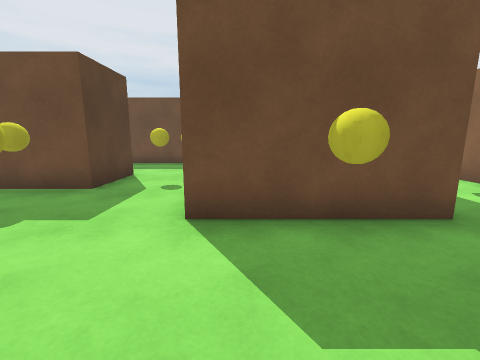
view 1 (above)

24 first-person views from a walk through a scene from a Unity 3-D project. The camera is 1.2 m above the floor, tilts 10° down and sees 90° across. The floor is counted in squares, 1 m on a side. Each view is taken from the middle of a square. On the plan, view 1 faces up. The plan holds only what a view shows up to about 12 squares ahead; the rest is blank. The player character is not drawn. Surface patterns are stand-ins for the level's own textures.

view 2
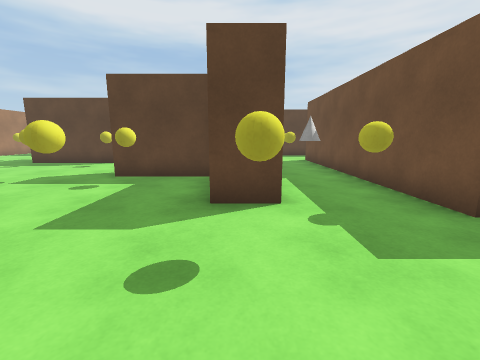

view 3
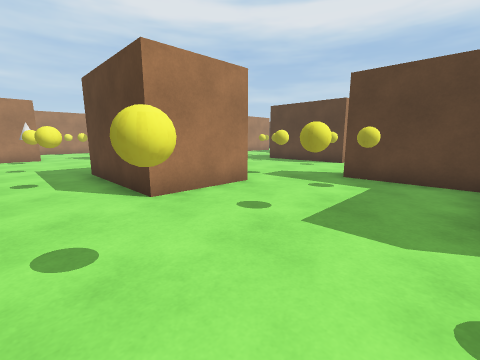

view 4
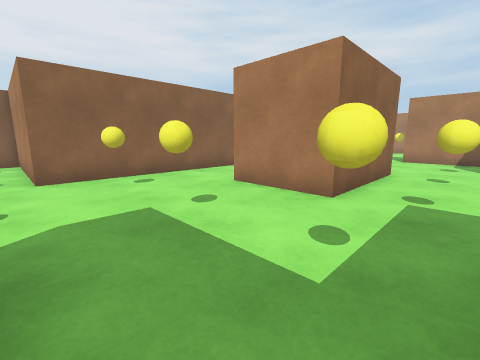

view 5
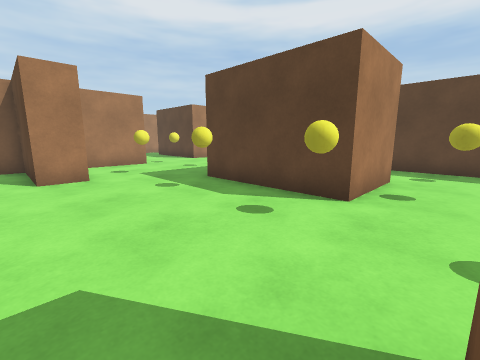

view 6
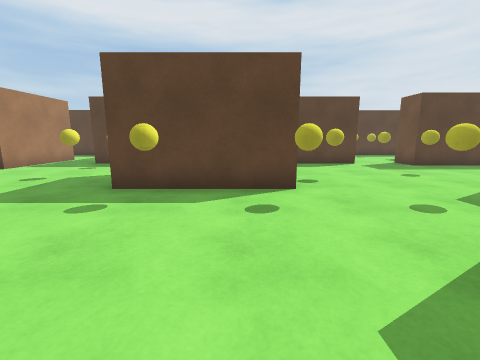

view 7
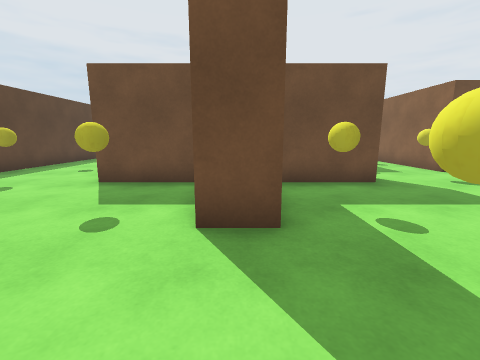

view 8
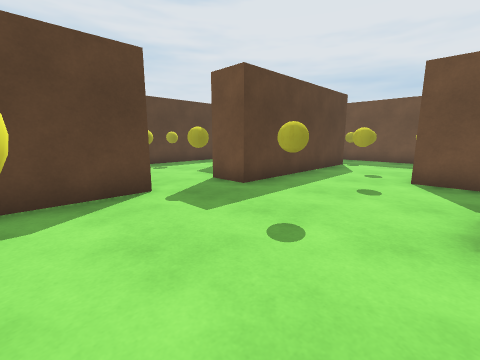

view 9
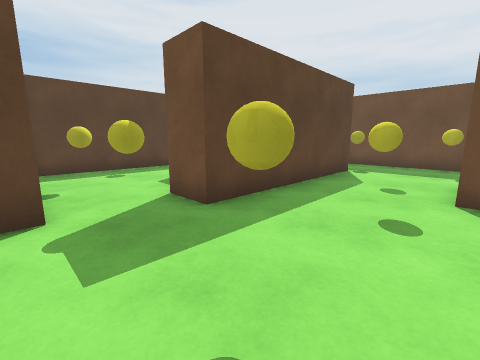

view 10
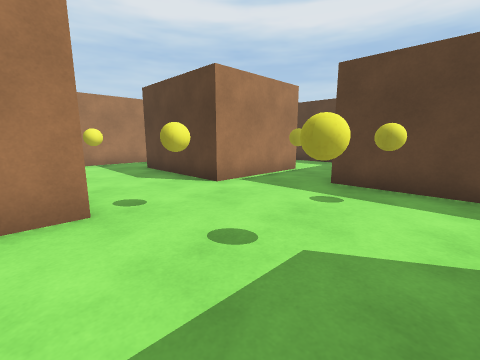

view 11
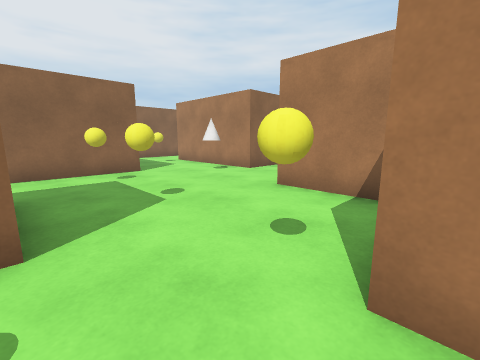

view 12
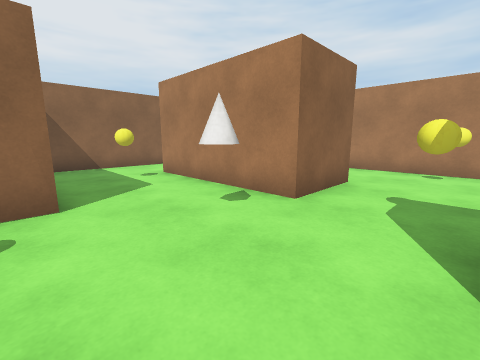

view 13
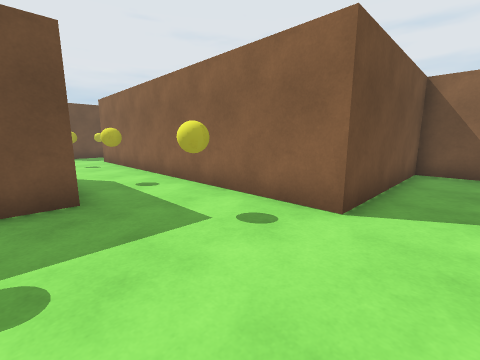

view 14
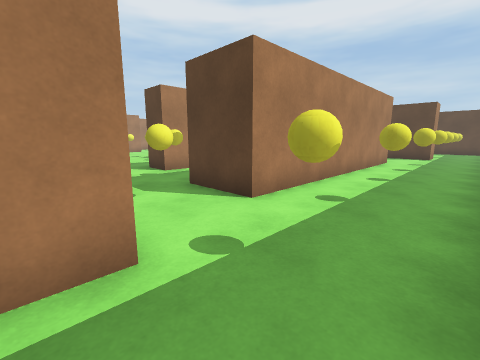

view 15
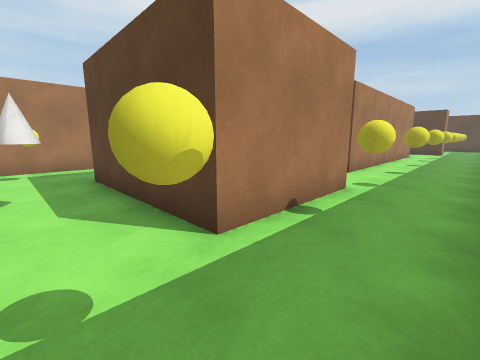

view 16
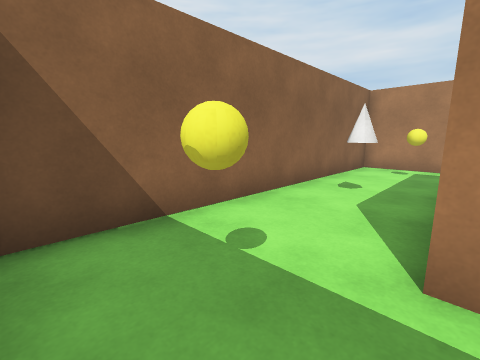

view 17
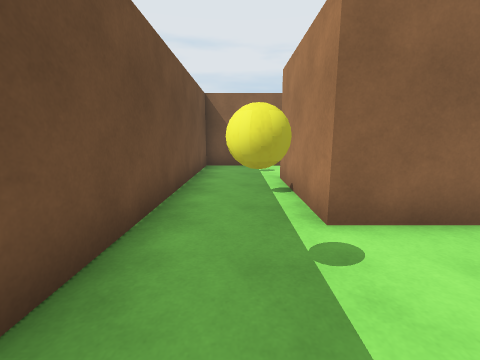

view 18
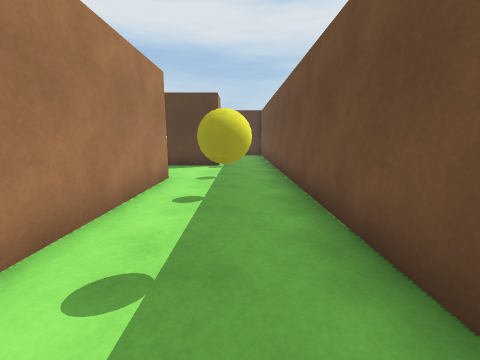

view 19
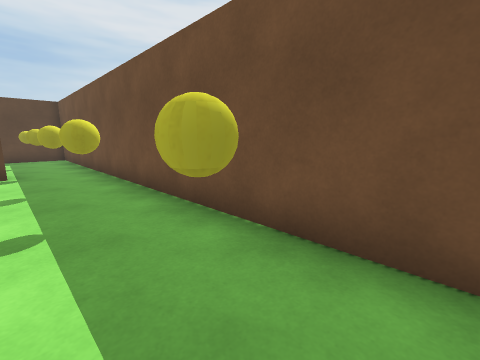

view 20
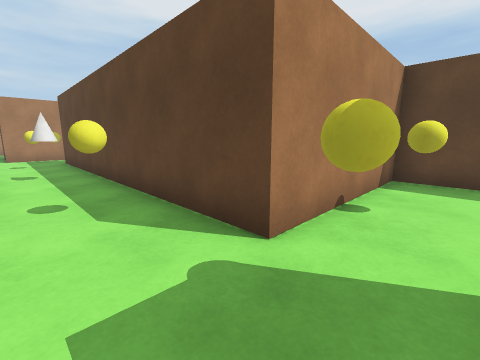

view 21
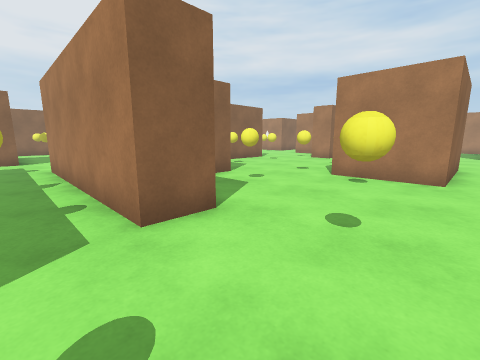

view 22
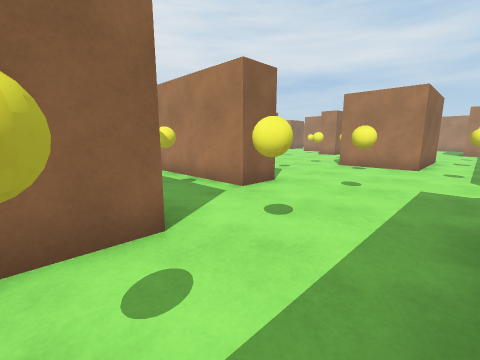

view 23
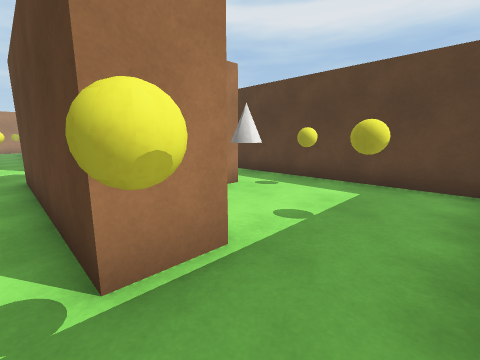

view 24
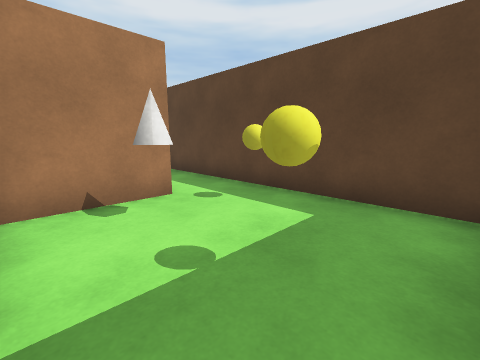

### Floor plan
Points are (right, up) in squares from view 1. A wall is a line through its corners. A room is listed if a view was taken in it or the views show most of it. See-through windows are left out.
Room 1 (views 1, 2, 3, 4, 5, 6, 7, 8, 9, 11, 14, 15, 16, 17, 18, 19, 20, 21, 22, 23, 24)
walls: (-7.5, 1.1) (-7.5, -1.9) (-8.6, -1.9) (-8.6, -1.1); (-9.1, 1.4) (-11.9, 1.4) (-11.9, 2.8) (-4.3, 2.8) (-4.3, 1.4) (-6.9, 1.4); (-0.8, 3.4) (-0.8, 8.8) (3.2, 8.8) (3.2, 3.4) (-0.8, 3.4); (-13.2, 7.8) (-3.5, 7.8) (-3.5, 5.6) (-13.2, 5.6) (-13.2, 7.1); (-6.9, 11.5) (-18.2, 11.5); (0.7, -2.4) (0.7, 0.3) (6.3, 0.3) (6.3, 11.5) (-5.1, 11.5); (-14.5, -3.7) (-11.6, -3.7) (-11.6, -8.1); (-17.8, 9.1) (-16.4, 9.1) (-16.4, 2.6) (-17.8, 2.6); (-18.4, 0.3) (-17.2, 0.3) (-17.2, -2.4); (-5, -8.1) (-5, -3.7) (-2.1, -3.7); (-8.8, -9.7) (-7.5, -9.7)
ways out: opening at (-15.5, -3.5) to room 2; opening at (-10.5, -9.5) to room 2; opening at (-6.3, -9) to room 3; opening at (-0.5, -3.5) to room 3; opening at (-17.5, 1.5); opening at (-17.5, 10.5)
objects: yellow ball (-17, 1); yellow ball (-16, -2); yellow ball (-16, 10); yellow ball (-15, 7); yellow ball (-14, 1); yellow ball (-14, 5); yellow ball (-14, 10); yellow ball (-13, -2); yellow ball (-11, 4); yellow ball (-11, 10); yellow ball (-10, -7); yellow ball (-10, -4); yellow ball (-10, -1); yellow ball (-8, 10); yellow ball (-7, -4); yellow ball (-6, -1); yellow ball (-5, 10); yellow ball (-4, -1); yellow ball (-4, 4); yellow ball (-2, 2); yellow ball (-2, 7); yellow ball (-2, 10); yellow ball (-1, -1); yellow ball (1, 2); yellow ball (1, 10); yellow ball (4, 2); yellow ball (4, 10)
Room 2 (view 10)
walls: (-14.5, -8.1) (-14.5, -3.7); (-11.9, -13.1) (-9.4, -13.1); (-19.2, -14.1) (-15.2, -14.1); (-17.2, -2.4) (-17.2, -11.8)
ways out: opening at (-15.5, -3.5) to room 1; opening at (-10.5, -9.5) to room 1; opening at (-20, -13); opening at (-13.5, -14)
objects: yellow ball (-17, -13); yellow ball (-16, -10); yellow ball (-13, -13); yellow ball (-13, -10); yellow ball (-10, -10)
Room 3 (views 12, 13)
walls: (-1.5, -15.1) (4, -15.1); (-7.5, -9.7) (-7.5, -13.1) (-4.2, -13.1); (-2.1, -3.7) (-2.1, -8) (-3.1, -8); (6.3, -13.5) (6.3, -11.6) (0.7, -11.6) (0.7, -2.4)
ways out: opening at (-6.3, -9) to room 1; opening at (-0.5, -3.5) to room 1; opening at (-2.5, -14); opening at (5.5, -14.5)
objects: yellow ball (-7, -10); yellow ball (-4, -10); yellow ball (-1, -10); yellow ball (-1, -6); yellow ball (3, -14)

Positions as (right, up) in squares from view 1, and headings:
1: (0, 0), facing up
2: (0, 2), facing left
3: (0, 1), facing down-left
4: (-7, 1), facing down-right
5: (-7, -2), facing down-left
6: (-6, -5), facing left
7: (-8, -5), facing up
8: (-12, -2), facing up-left
9: (-13, 0), facing up-left
10: (-11, -9), facing down-left
11: (-8, -8), facing down-right
12: (-4, -11), facing down-right
13: (-3, -13), facing up-right
14: (0, 11), facing down-left
15: (5, 11), facing down-left
16: (3, 11), facing down-right
17: (-4, 10), facing right
18: (-6, 10), facing left
19: (-7, 9), facing up-left
20: (-15, 2), facing down-left
21: (-15, 4), facing down-right
22: (-16, 7), facing down-right
23: (-16, 11), facing down-left
24: (-18, 11), facing down-left
